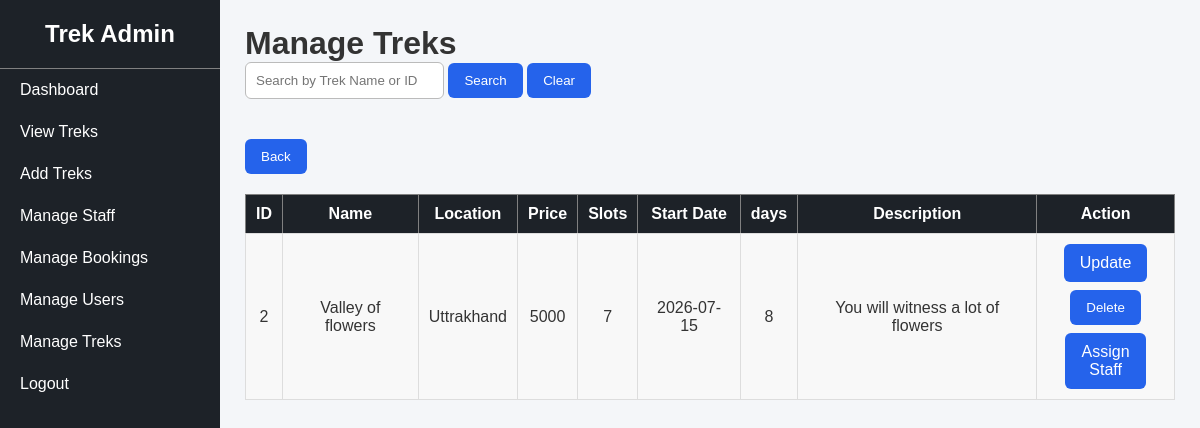
The app's page /manage_treks (signed in), older data.
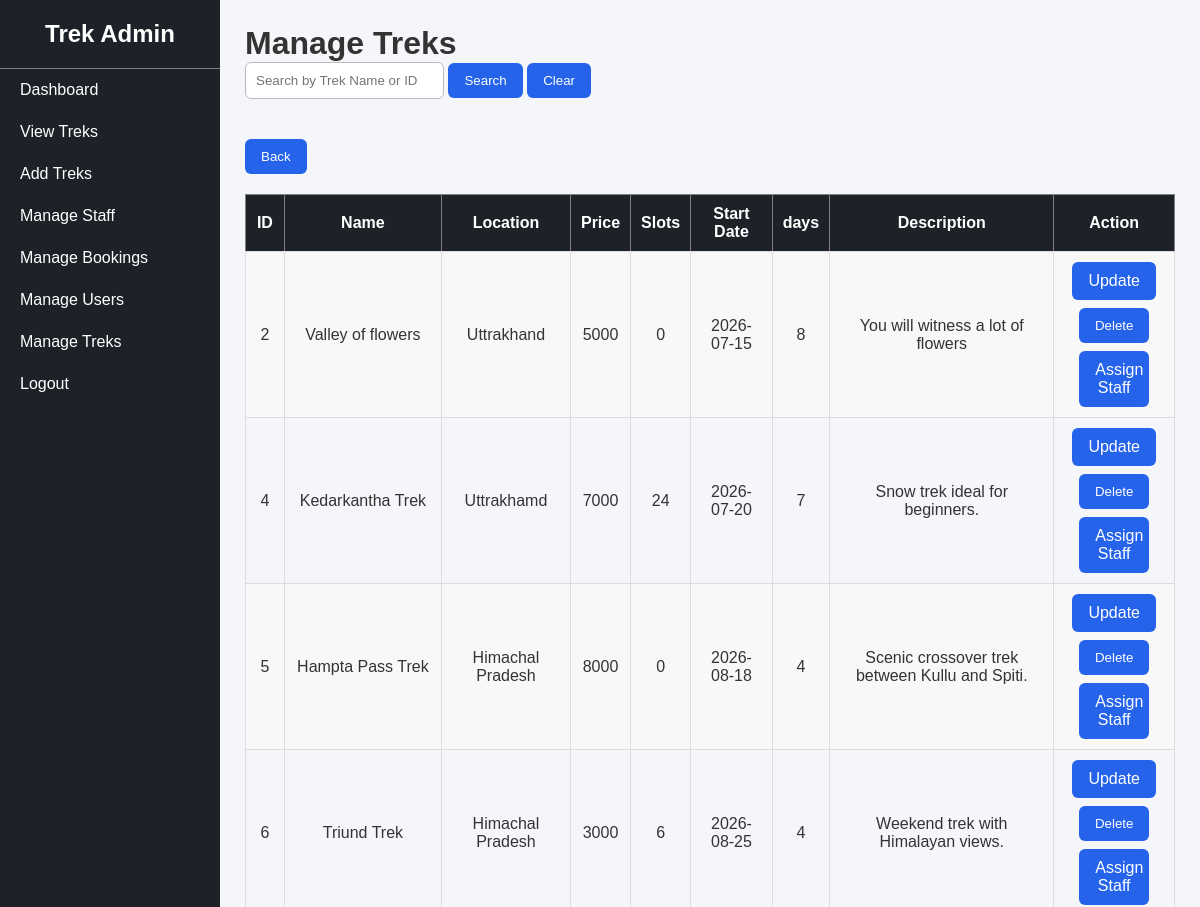
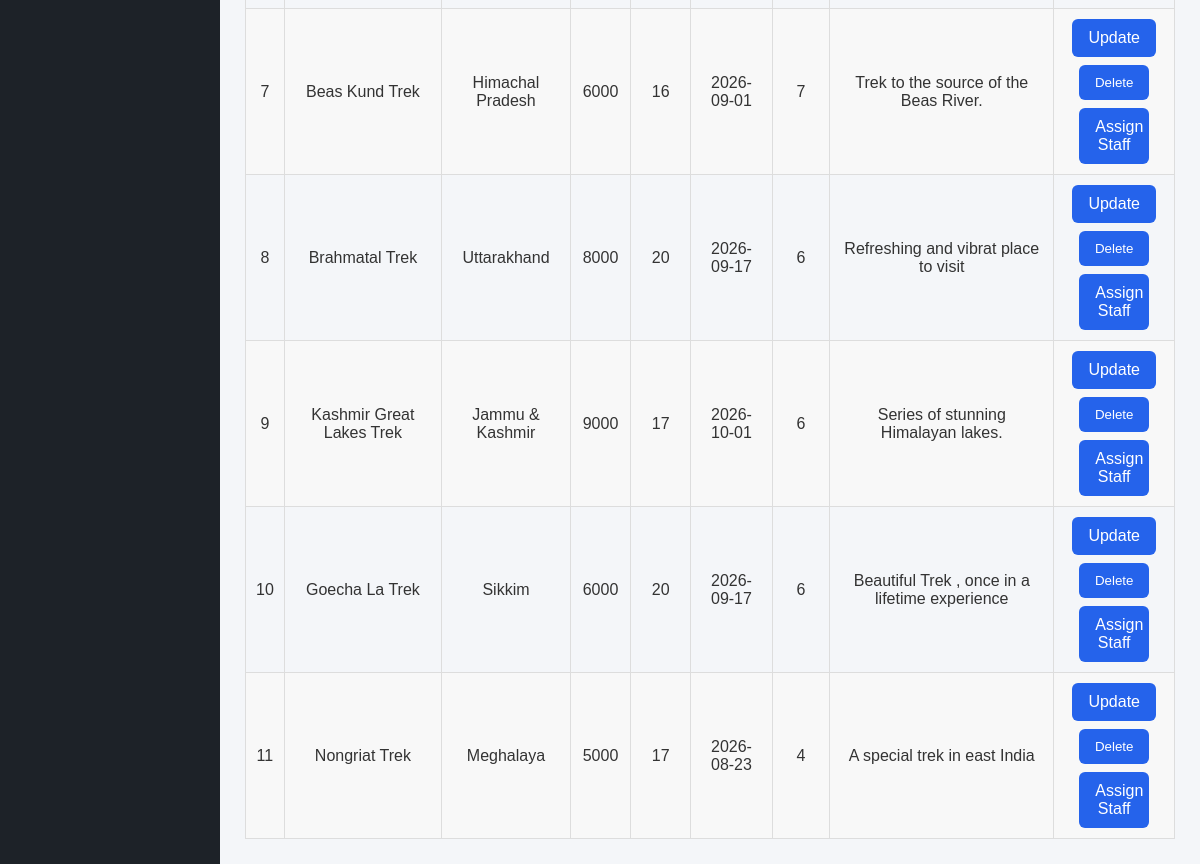
The same page, newer data (2 pictures, top to bottom).
### tables this page shows
CREATE TABLE treks(
                 id INTEGER PRIMARY KEY AUTOINCREMENT,
                 name TEXT NOT NULL,
                 location TEXT NOT NULL,
                 price INTEGER NOT NULL,
                 slots INTEGER NOT NULL,
                 difficulty TEXT NOT NULL,
                 duration INTEGER NOT NULL,
                 status TEXT NOT NULL DEFAULT 'Open',
                 assigned_staffID INTEGER NOT NULL,
                 start_date DATE ,
                 end_date DATE ,
                 description TEXT , image TEXT,
                 FOREIGN KEY (assigned_staffID) REFERENCES staff(id)
                 );

### app.py (the view)
@app.route("/manage_treks")
def manage_treks():
    if "user" not in session or session["user"] != "admin":
        return redirect("/login")
    conn = get_db_connnection()
    search = request.args.get("search", "")
    if search:
        treks = conn.execute(""" SELECT * FROM treks WHERE name LIKE ? OR CAST(id AS TEXT) LIKE ?
        """, ("%" + search + "%", "%" + search + "%")).fetchall()
    else:
        treks = conn.execute("""  SELECT * FROM treks
        """).fetchall()
    conn.close()
    return render_template("manage_treks.html", treks=treks)

### app.py (called while the page is built)
def get_db_connnection():
    conn = sqlite3.connect("database.db")
    conn.row_factory =sqlite3.Row
    return conn

### templates/manage_treks.html
{% extends "admin_base.html" %}
{% block content %}
<h1>Manage Treks</h1>
<form method="GET" style="margin-bottom:20px;">
    <input
        type="text"
        name="search"
        placeholder="Search by Trek Name or ID"
        value="{{ request.args.get('search','') }}"
    >
    <button type="submit" class="sbtn"> Search </button>
    <a href="/manage_treks">
    <button type="button" class="sbtn"> Clear </button>
    </a>
</form>
<a href="/admin_dashboard"><button type="button" class="sbtn" style="margin-top: 20px;">Back</button></a>
<br>
<table border="1">
<tr>
    <th>ID</th>
    <th>Name</th>
    <th>Location</th>
    <th>Price</th>
    <th>Slots</th>
    <th>Start Date</th>
    <th>days</th>
    <th>Description</th>
    <th>Action</th>
</tr>
{% for trek in treks %}
<tr>
<td>{{trek["id"]}}</td>
<td>{{trek["name"]}}</td>
<td>{{trek["location"]}}</td>
<td>{{trek["price"]}}</td>
<td>{{trek["slots"]}}</td>
<td>{{trek["start_date"]}}</td>
<td>{{trek["duration"]}}</td>
<td>{{trek["description"]}}</td>
<td>
    <div style="display:flex; flex-direction:column; gap:8px; align-items:center;">
        <a href="/update_trek/{{ trek['id'] }}" class="sbtn">Update</a>
        <form action="/delete_trek/{{ trek['id'] }}" method="POST">
            <button type="submit" class="sbtn">Delete</button>
        </form>
        <a href="/assign_staff/{{ trek['id'] }}" class="sbtn" style="width: 70%;">Assign Staff</a>
    </div>
</td>
</tr>
{% endfor %}
</table>
{% endblock %}

Row changes from the older to the newer data that the page shows:
changed treks "Valley of flowers": slots "7" → "0"
added treks: id "4", name "Kedarkantha Trek", location "Uttrakhamd", price "7000", slots "24", start_date "2026-07-20", duration "7", description "Snow trek ideal for beginners."
added treks: id "5", name "Hampta Pass Trek", location "Himachal Pradesh", price "8000", slots "0", start_date "2026-08-18", duration "4", description "Scenic crossover trek between Kullu and Spiti."
added treks: id "6", name "Triund Trek", location "Himachal Pradesh", price "3000", slots "6", start_date "2026-08-25", duration "4", description "Weekend trek with Himalayan views."
added treks: id "7", name "Beas Kund Trek", location "Himachal Pradesh", price "6000", slots "16", start_date "2026-09-01", duration "7", description "Trek to the source of the Beas River."
added treks: id "8", name "Brahmatal Trek", location "Uttarakhand", price "8000", slots "20", start_date "2026-09-17", duration "6", description "Refreshing and vibrat place to visit"
added treks: id "9", name "Kashmir Great Lakes Trek", location "Jammu & Kashmir", price "9000", slots "17", start_date "2026-10-01", duration "6", description "Series of stunning Himalayan lakes."
added treks: id "10", name "Goecha La Trek", location "Sikkim", price "6000", slots "20", start_date "2026-09-17", duration "6", description "Beautiful Trek , once in a lifetime experience"
added treks: id "11", name "Nongriat Trek", location "Meghalaya", price "5000", slots "17", start_date "2026-08-23", duration "4", description "A special trek in east India"
